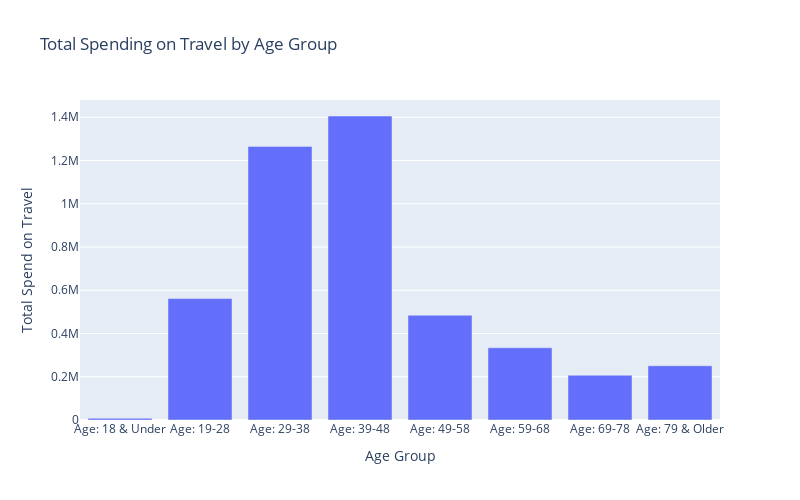

The cell this chart's notebook holds for it:
### Markdown cell above
### Markdown Note: JBrooks - spend amount on travel for each age group

### Code cell
import plotly.express as px

# Filter the data for the 'Travel' category
travel_spending = df[df['category'] == 'travel'].groupby('age_description')['amt'].sum().reset_index()

# Create a bar chart using plotly for Travel spending
fig = px.bar(
    travel_spending, x='age_description', y='amt', 
    title="Total Spending on Travel by Age Group",
    labels={'amt': 'Total Spend on Travel', 'age_description': 'Age Group'},
    height=500, width=800
)

fig.show()

### Figure 1 — Plotly figure (JSON) as saved in the notebook; plotly's stock layout.template omitted (floating-point values rounded to 4 significant figures)
{"data": [{"alignmentgroup": "True", "hovertemplate": "Age Group=%{x}<br>Total Spend on Travel=%{y}<extra></extra>", "legendgroup": "", "marker": {"color": "#636efa", "pattern": {"shape": ""}}, "name": "", "offsetgroup": "", "orientation": "v", "showlegend": false, "textposition": "auto", "type": "bar", "x": ["Age: 18 & Under", "Age: 19-28", "Age: 29-38", "Age: 39-48", "Age: 49-58", "Age: 59-68", "Age: 69-78", "Age: 79 & Older"], "xaxis": "x", "y": [7964.0, 561400.0, 1265000.0, 1406000.0, 484500.0, 334000.0, 207000.0, 250800.0], "yaxis": "y"}], "layout": {"barmode": "relative", "height": 500, "legend": {"tracegroupgap": 0}, "title": {"text": "Total Spending on Travel by Age Group"}, "width": 800, "xaxis": {"anchor": "y", "domain": [0, 1], "title": {"text": "Age Group"}}, "yaxis": {"anchor": "x", "domain": [0, 1], "title": {"text": "Total Spend on Travel"}}}}
